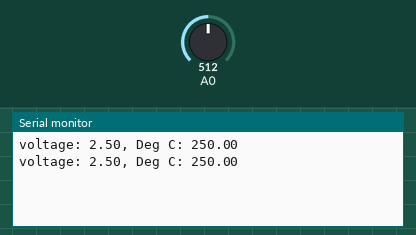
Simulated run of this sketch. Board: Arduino Uno, built with avr-gcc and run on an emulated ATmega328P. Parts: the last lines printed to the serial monitor. Inputs (shaded band) come from the test bench; at power-on: A0 = 512.

Above: at 1.8 s.
1.9 s: A0 set to 716
At 2.8 s:
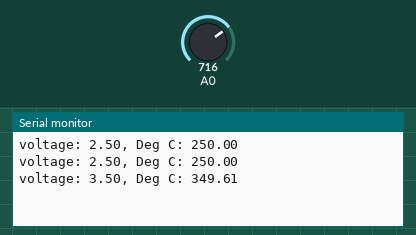
3.4 s: A0 set to 900
At 4.8 s:
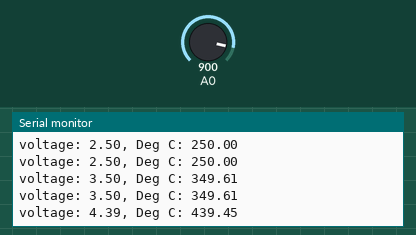
Timing chart, 0 to 6.4 s (numbered marks = the images above; inputs shaded):
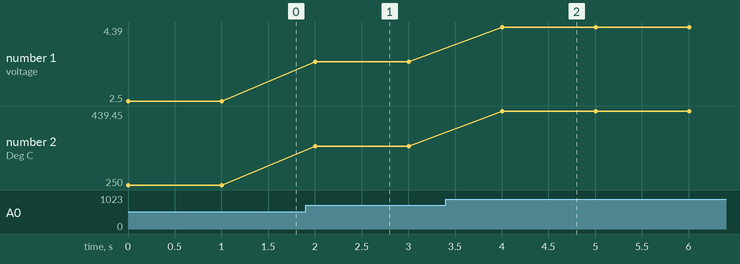

The sketch:

arduino_with_sensor.ino
```cpp
const int tempPin = 0;

void setup() {
  Serial.begin(9600);
}
void loop(){
  float voltage, degreesC;
  voltage=getVoltage(tempPin);
  degreesC=(voltage)*100.0;
  Serial.print("voltage: ");
  Serial.print(voltage);
  Serial.print(", Deg C: ");
  Serial.println(degreesC);
  delay(1000);
}

float getVoltage(int pin){
  return (analogRead(pin)*0.004882814);
}
```

Measured:
- after the input at 1.9 s, the serial monitor: prints a new line after 0.10 s (image 1)
- after the input at 3.4 s, the serial monitor: prints a new line after 0.60 s (image 2)
- plotted number 1: 2.5 → 3.5 after the input at 1.9 s, 3.5 → 4.39 after the input at 3.4 s
- plotted number 2: 250 → 349.61 after the input at 1.9 s, 349.61 → 439.45 after the input at 3.4 s
